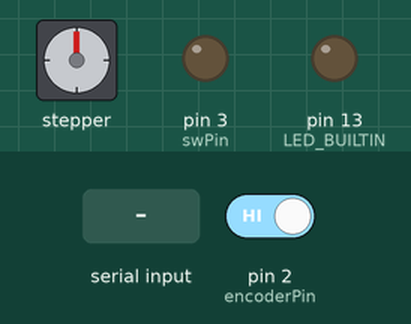
A sketch run on a simulated Arduino Uno, built with avr-gcc and run on an emulated ATmega328P. On the bench: stepper motor, output pins drawn as LEDs (lit = HIGH). Inputs (shaded band) come from the test bench; at power-on: pin 2 (encoderPin) HIGH. Stepper angles assume 360 steps per turn; what the sketch prints to the serial monitor is not drawn.

Above: at 1.2 s.
1.3 s: "relayON" received over Serial
At 2.7 s:
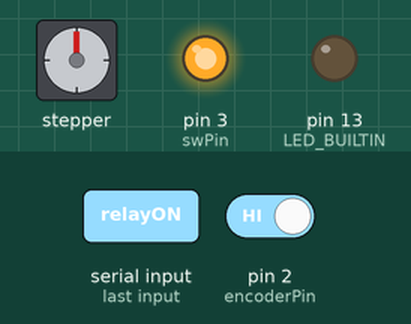
3.8 s: "5\n" received over Serial
At 6.6 s:
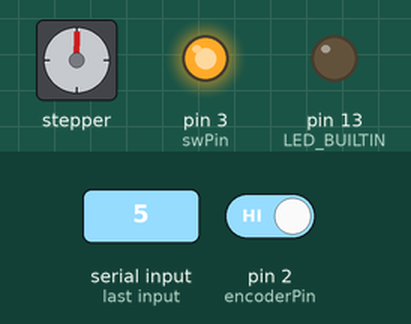
6.8 s: "relayOFF" received over Serial
At 8.2 s:
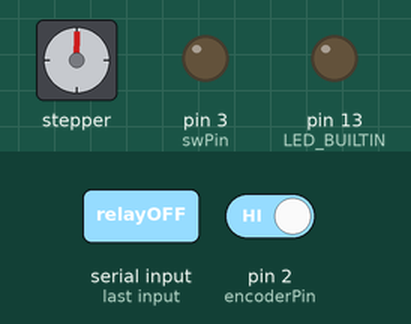
Timing chart, 0 to 9.8 s (numbered marks = the images above; inputs shaded):
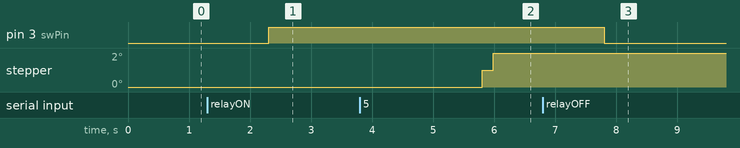

Measured:
- after the input at 1.3 s, pin 3 (swPin): LOW → HIGH after 1.0 s
- after the input at 3.8 s, stepper: goes 1° 0.18 s, then 2°, starting after 2.0 s
- after the input at 6.8 s, pin 3 (swPin): HIGH → LOW after 1.0 s

The sketch:

stepperRunToPosition.ino
```cpp
// Include the AccelStepper Library
#include <AccelStepper.h>
#include <elapsedMillis.h>

// Motor Connections (constant current, step/direction bipolar motor driver)
const int dirPin = 4;
const int stepPin = 5;
const int swPin = 3;
const int encoderPin = 2;

const int LED = 6;

int microstepNum = 4;
long gearRatio = 3L;

long degPerStep = .9/microstepNum;
int stepsPerRev = 360/degPerStep*gearRatio;

long maxStepRate = 25L; // steps / second

long stepRate = 20L; // steps / second

long numRev = 1L;

int numSteps = int(stepsPerRev * numRev);

AccelStepper myStepper(AccelStepper::DRIVER, stepPin, dirPin);           // works for a4988 (Bipolar, constant current, step/direction driver)

elapsedMillis printTime;    // one second info printout timer.

bool relayON = false;

int encoderSignal = 1;

int desiredPosition = 0;

void setup() {
  Serial.begin(9600);
  myStepper.setMaxSpeed(200);    // must be equal to or greater than desired speed.
  myStepper.setAcceleration(10);
  myStepper.setCurrentPosition(0);

  pinMode(swPin, OUTPUT);
  pinMode(encoderPin, INPUT_PULLUP);
  pinMode(LED_BUILTIN, OUTPUT);
}

void loop() {
  Serial.println("hi4");
  encoderSignal = digitalRead(encoderPin);

  if(Serial.available() > 0){
    String command = Serial.readString();


    if (command == "relayON"){ // turns on relay which enables power inside RC
      Serial.println("Command = Relay ON");
      relayON = true;
      Serial.println("Done.");
      //digitalWrite(LED, HIGH);
      //delay(5000);
      //digitalWrite(LED, LOW);
    }

    else if (command == "relayOFF"){ // turns off relay which disables power inside RC
      Serial.println("Command = Relay OFF");
      relayON = false;
      Serial.println("Done.");
      //digitalWrite(LED, HIGH);
      //delay(5000);
      //digitalWrite(LED, LOW);
    }


    else if (isDigit(command[0]) and relayON == true){ // turns on stepping
      Serial.println("Beginning steps...");
      //digitalWrite(LED, HIGH);

      desiredPosition = command.toInt();

      desiredPosition = desiredPosition % stepsPerRev;

      myStepper.moveTo(desiredPosition);

      Serial.println("Stepping ON");

      for (int i = 0; i < 5; i++){
          digitalWrite(LED, HIGH); // LED is pin 6
          delay(100);
          digitalWrite(LED, LOW);
          delay(100);
      }
      Serial.println("Stepping done.");
      //delay(100);
      //digitalWrite(LED, LOW);
    }

    else { // input not recognized
        Serial.println("Input not recognized, plz try again");
        for (int i = 0; i < 5; i++){
          digitalWrite(LED, HIGH); // LED is pin 6
          delay(100);
          digitalWrite(LED, LOW);
          delay(100);
        }
    }
  }
  if (relayON == true){
    digitalWrite(swPin, HIGH);
  }

  if (relayON == false){
    digitalWrite(swPin, LOW);
  }

  if (encoderSignal == LOW){
      Serial.println("Stirrer has made a full rotation! Stopping motion now...");
      //digitalWrite(LED, HIGH);

      myStepper.disableOutputs();           // Disable motor output immediately
      myStepper.setCurrentPosition(myStepper.currentPosition());  // Reset position to current instantly
      //relayON = false // try this out instead of setting speed to 0

      Serial.println("Stirrer successfully stopped!");

      //delay(100);
      //digitalWrite(LED, LOW);
  }
  //if (myStepper.distanceToGo() != 0){
  myStepper.run();
  //}
}
```
